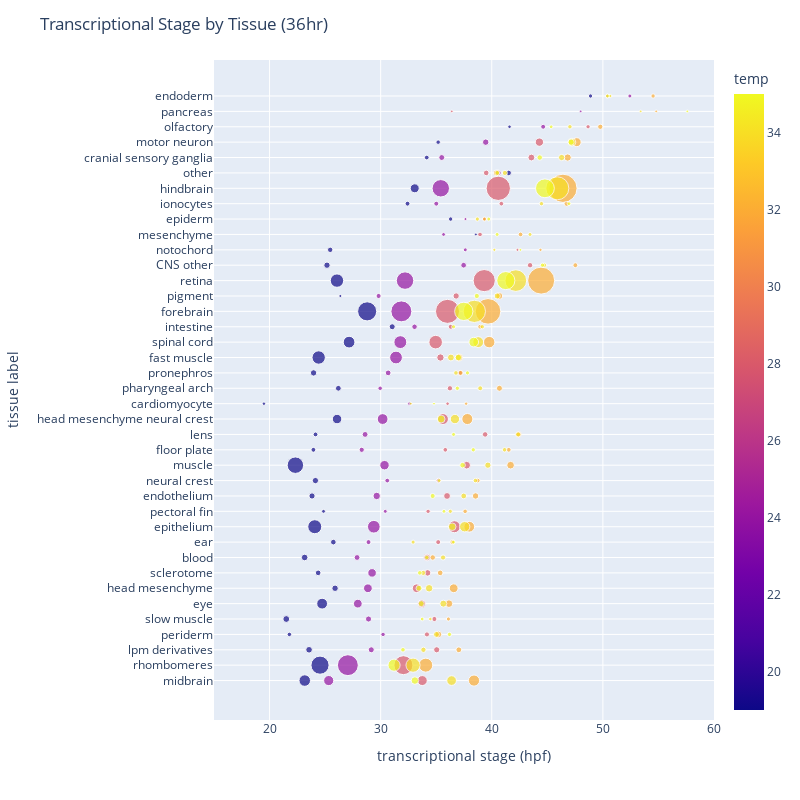

The code cell stored with this chart in its notebook:
### Markdown cell above
Now flip it around and plot all temps for each timepoint

### Code cell
time_vec = np.unique(tissue_stage_df_full["timepoint"])
# tissue_stage_df_full["time_str"] = tissue_stage_df_full["timepoint"].astype(str)
# plot_time = 24
for plot_time in time_vec:
    fig = px.scatter(tissue_stage_df_full.loc[tissue_stage_df_full["timepoint"]==plot_time, :], x="nn_time_mean", 
                     y="tissue", color="temp", size="n_cells_plot")
    fig.update_layout(width=800, height=800) 
    fig.update_layout(
        xaxis=dict(range=[15, 60]),
        title=f"Transcriptional Stage by Tissue ({plot_time}hr)"
    )

    fig.update_layout(
        yaxis_title="tissue label",
        xaxis_title="transcriptional stage (hpf)"
    )
    
    fig.write_image(fig_folder + f"time_tissue_stages_{plot_time}hr.png", scale=2)
    fig.write_html(fig_folder + f"time_tissue_stages_{plot_time}hr.html")

fig.show()

### Figure 1 — Plotly figure (JSON) as saved in the notebook; plotly's stock layout.template omitted (floating-point values rounded to 4 significant figures; data arrays with more than 128 entries replaced by an {"elided": "..."} marker saying what was removed)
{"data": [{"hovertemplate": "nn_time_mean=%{x}<br>tissue=%{y}<br>n_cells_plot=%{marker.size}<br>temp=%{marker.color}<extra></extra>", "legendgroup": "", "marker": {"color": {"elided": "234 int values"}, "coloraxis": "coloraxis", "size": {"elided": "234 float values"}, "sizemode": "area", "sizeref": 1.671, "symbol": "circle"}, "mode": "markers", "name": "", "orientation": "h", "showlegend": false, "type": "scatter", "x": {"elided": "234 float values"}, "xaxis": "x", "y": {"elided": "234 str values"}, "yaxis": "y"}], "layout": {"coloraxis": {"colorbar": {"title": {"text": "temp"}}, "colorscale": [[0, "#0d0887"], [0.1111, "#46039f"], [0.2222, "#7201a8"], [0.3333, "#9c179e"], [0.4444, "#bd3786"], [0.5556, "#d8576b"], [0.6667, "#ed7953"], [0.7778, "#fb9f3a"], [0.8889, "#fdca26"], [1, "#f0f921"]]}, "height": 800, "legend": {"itemsizing": "constant", "tracegroupgap": 0}, "margin": {"t": 60}, "title": {"text": "Transcriptional Stage by Tissue (36hr)"}, "width": 800, "xaxis": {"anchor": "y", "domain": [0, 1], "range": [15, 60], "title": {"text": "transcriptional stage (hpf)"}, "type": "linear"}, "yaxis": {"anchor": "x", "autorange": true, "domain": [0, 1], "range": [-2.564, 40.34], "title": {"text": "tissue label"}, "type": "category"}}}
